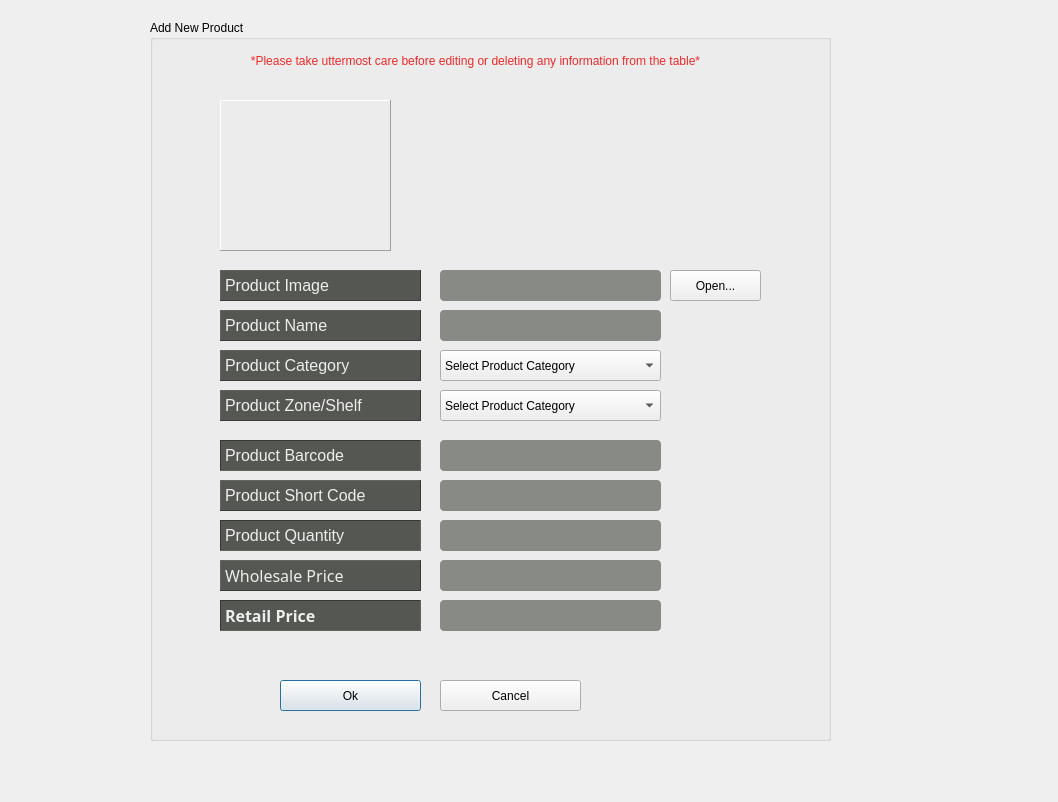
<?xml version="1.0" encoding="UTF-8"?>
<ui version="4.0">
 <class>AddProduct</class>
 <widget class="QDialog" name="AddProduct">
  <property name="geometry">
   <rect>
    <x>0</x>
    <y>0</y>
    <width>1058</width>
    <height>802</height>
   </rect>
  </property>
  <property name="windowTitle">
   <string>Dialog</string>
  </property>
  <widget class="QGroupBox" name="groupBox">
   <property name="geometry">
    <rect>
     <x>150</x>
     <y>20</y>
     <width>681</width>
     <height>721</height>
    </rect>
   </property>
   <property name="title">
    <string>Add New Product</string>
   </property>
   <widget class="QLabel" name="lbl_first_name">
    <property name="geometry">
     <rect>
      <x>70</x>
      <y>290</y>
      <width>201</width>
      <height>31</height>
     </rect>
    </property>
    <property name="font">
     <font>
      <pointsize>12</pointsize>
     </font>
    </property>
    <property name="styleSheet">
     <string notr="true">background-color: rgb(85, 87, 83);
color: rgb(238, 238, 236);</string>
    </property>
    <property name="frameShape">
     <enum>QFrame::Panel</enum>
    </property>
    <property name="frameShadow">
     <enum>QFrame::Raised</enum>
    </property>
    <property name="text">
     <string>Product Name</string>
    </property>
   </widget>
   <widget class="QLabel" name="lbl_other_names">
    <property name="geometry">
     <rect>
      <x>70</x>
      <y>420</y>
      <width>201</width>
      <height>31</height>
     </rect>
    </property>
    <property name="font">
     <font>
      <pointsize>12</pointsize>
     </font>
    </property>
    <property name="styleSheet">
     <string notr="true">background-color: rgb(85, 87, 83);
color: rgb(238, 238, 236);</string>
    </property>
    <property name="frameShape">
     <enum>QFrame::Panel</enum>
    </property>
    <property name="frameShadow">
     <enum>QFrame::Sunken</enum>
    </property>
    <property name="text">
     <string>Product Barcode</string>
    </property>
   </widget>
   <widget class="QLabel" name="lbl_email">
    <property name="geometry">
     <rect>
      <x>70</x>
      <y>460</y>
      <width>201</width>
      <height>31</height>
     </rect>
    </property>
    <property name="font">
     <font>
      <pointsize>12</pointsize>
     </font>
    </property>
    <property name="styleSheet">
     <string notr="true">background-color: rgb(85, 87, 83);
color: rgb(238, 238, 236);</string>
    </property>
    <property name="frameShape">
     <enum>QFrame::Panel</enum>
    </property>
    <property name="frameShadow">
     <enum>QFrame::Raised</enum>
    </property>
    <property name="text">
     <string>Product Short Code</string>
    </property>
   </widget>
   <widget class="QLabel" name="lbl_date">
    <property name="geometry">
     <rect>
      <x>70</x>
      <y>250</y>
      <width>201</width>
      <height>31</height>
     </rect>
    </property>
    <property name="font">
     <font>
      <pointsize>12</pointsize>
     </font>
    </property>
    <property name="styleSheet">
     <string notr="true">background-color: rgb(85, 87, 83);
color: rgb(238, 238, 236);</string>
    </property>
    <property name="frameShape">
     <enum>QFrame::Panel</enum>
    </property>
    <property name="frameShadow">
     <enum>QFrame::Raised</enum>
    </property>
    <property name="text">
     <string>Product Image</string>
    </property>
   </widget>
   <widget class="QLabel" name="lbl_username">
    <property name="geometry">
     <rect>
      <x>70</x>
      <y>540</y>
      <width>201</width>
      <height>31</height>
     </rect>
    </property>
    <property name="font">
     <font>
      <family>Vemana2000</family>
      <pointsize>12</pointsize>
     </font>
    </property>
    <property name="styleSheet">
     <string notr="true">background-color: rgb(85, 87, 83);
color: rgb(238, 238, 236);</string>
    </property>
    <property name="frameShape">
     <enum>QFrame::Panel</enum>
    </property>
    <property name="frameShadow">
     <enum>QFrame::Raised</enum>
    </property>
    <property name="text">
     <string>Wholesale Price</string>
    </property>
   </widget>
   <widget class="QLabel" name="lbl_phone">
    <property name="geometry">
     <rect>
      <x>70</x>
      <y>500</y>
      <width>201</width>
      <height>31</height>
     </rect>
    </property>
    <property name="font">
     <font>
      <pointsize>12</pointsize>
     </font>
    </property>
    <property name="styleSheet">
     <string notr="true">background-color: rgb(85, 87, 83);
color: rgb(238, 238, 236);</string>
    </property>
    <property name="frameShape">
     <enum>QFrame::Panel</enum>
    </property>
    <property name="frameShadow">
     <enum>QFrame::Sunken</enum>
    </property>
    <property name="text">
     <string>Product Quantity</string>
    </property>
   </widget>
   <widget class="QPushButton" name="btnOkay">
    <property name="geometry">
     <rect>
      <x>130</x>
      <y>660</y>
      <width>141</width>
      <height>31</height>
     </rect>
    </property>
    <property name="text">
     <string>Ok</string>
    </property>
    <property name="icon">
     <iconset resource="resources.qrc">
      <normaloff>:/resources/icons/interface.png</normaloff>:/resources/icons/interface.png</iconset>
    </property>
    <property name="iconSize">
     <size>
      <width>24</width>
      <height>24</height>
     </size>
    </property>
   </widget>
   <widget class="QPushButton" name="btnCancel">
    <property name="geometry">
     <rect>
      <x>290</x>
      <y>660</y>
      <width>141</width>
      <height>31</height>
     </rect>
    </property>
    <property name="text">
     <string>Cancel</string>
    </property>
    <property name="icon">
     <iconset resource="resources.qrc">
      <normaloff>:/resources/icons/signs (2).png</normaloff>:/resources/icons/signs (2).png</iconset>
    </property>
    <property name="iconSize">
     <size>
      <width>24</width>
      <height>24</height>
     </size>
    </property>
   </widget>
   <widget class="QLabel" name="lbl_avatar">
    <property name="geometry">
     <rect>
      <x>70</x>
      <y>80</y>
      <width>171</width>
      <height>151</height>
     </rect>
    </property>
    <property name="styleSheet">
     <string notr="true"/>
    </property>
    <property name="frameShape">
     <enum>QFrame::Panel</enum>
    </property>
    <property name="frameShadow">
     <enum>QFrame::Raised</enum>
    </property>
    <property name="text">
     <string/>
    </property>
   </widget>
   <widget class="QLabel" name="label_11">
    <property name="geometry">
     <rect>
      <x>10</x>
      <y>30</y>
      <width>631</width>
      <height>21</height>
     </rect>
    </property>
    <property name="styleSheet">
     <string notr="true">font: 57 11pt &quot;Ubuntu&quot;;
color: rgb(239, 41, 41);
</string>
    </property>
    <property name="text">
     <string>*Please take uttermost care before editing or deleting any information from the table*</string>
    </property>
    <property name="alignment">
     <set>Qt::AlignCenter</set>
    </property>
   </widget>
   <widget class="QLabel" name="lbl_username_2">
    <property name="geometry">
     <rect>
      <x>70</x>
      <y>580</y>
      <width>201</width>
      <height>31</height>
     </rect>
    </property>
    <property name="font">
     <font>
      <family>Umpush</family>
      <pointsize>12</pointsize>
      <weight>75</weight>
      <bold>true</bold>
     </font>
    </property>
    <property name="styleSheet">
     <string notr="true">background-color: rgb(85, 87, 83);
color: rgb(238, 238, 236);</string>
    </property>
    <property name="frameShape">
     <enum>QFrame::Panel</enum>
    </property>
    <property name="frameShadow">
     <enum>QFrame::Sunken</enum>
    </property>
    <property name="text">
     <string>Retail Price</string>
    </property>
   </widget>
   <widget class="QLineEdit" name="leProductImage">
    <property name="geometry">
     <rect>
      <x>290</x>
      <y>250</y>
      <width>221</width>
      <height>31</height>
     </rect>
    </property>
    <property name="styleSheet">
     <string notr="true">border-radius: 4px;
background-color: rgb(136, 138, 133);</string>
    </property>
   </widget>
   <widget class="QLineEdit" name="leProductName">
    <property name="geometry">
     <rect>
      <x>290</x>
      <y>290</y>
      <width>221</width>
      <height>31</height>
     </rect>
    </property>
    <property name="styleSheet">
     <string notr="true">border-radius: 4px;
background-color: rgb(136, 138, 133);</string>
    </property>
   </widget>
   <widget class="QLineEdit" name="leProductUniqueId">
    <property name="geometry">
     <rect>
      <x>290</x>
      <y>420</y>
      <width>221</width>
      <height>31</height>
     </rect>
    </property>
    <property name="styleSheet">
     <string notr="true">border-radius: 4px;
background-color: rgb(136, 138, 133);</string>
    </property>
   </widget>
   <widget class="QLineEdit" name="leProductShortCode">
    <property name="geometry">
     <rect>
      <x>290</x>
      <y>460</y>
      <width>221</width>
      <height>31</height>
     </rect>
    </property>
    <property name="styleSheet">
     <string notr="true">border-radius: 4px;
background-color: rgb(136, 138, 133);</string>
    </property>
   </widget>
   <widget class="QLineEdit" name="leProductQuantity">
    <property name="geometry">
     <rect>
      <x>290</x>
      <y>500</y>
      <width>221</width>
      <height>31</height>
     </rect>
    </property>
    <property name="styleSheet">
     <string notr="true">border-radius: 4px;
background-color: rgb(136, 138, 133);</string>
    </property>
   </widget>
   <widget class="QLineEdit" name="leWholeSalePrice">
    <property name="geometry">
     <rect>
      <x>290</x>
      <y>540</y>
      <width>221</width>
      <height>31</height>
     </rect>
    </property>
    <property name="styleSheet">
     <string notr="true">border-radius: 4px;
background-color: rgb(136, 138, 133);</string>
    </property>
   </widget>
   <widget class="QLineEdit" name="leRetailPrice">
    <property name="geometry">
     <rect>
      <x>290</x>
      <y>580</y>
      <width>221</width>
      <height>31</height>
     </rect>
    </property>
    <property name="styleSheet">
     <string notr="true">border-radius: 4px;
background-color: rgb(136, 138, 133);</string>
    </property>
   </widget>
   <widget class="QPushButton" name="btnAvatar">
    <property name="geometry">
     <rect>
      <x>520</x>
      <y>250</y>
      <width>91</width>
      <height>31</height>
     </rect>
    </property>
    <property name="text">
     <string>Open...</string>
    </property>
    <property name="icon">
     <iconset resource="resources.qrc">
      <normaloff>:/resources/newIcons/icons8-opened-folder-96.png</normaloff>:/resources/newIcons/icons8-opened-folder-96.png</iconset>
    </property>
    <property name="iconSize">
     <size>
      <width>24</width>
      <height>24</height>
     </size>
    </property>
   </widget>
   <widget class="QLabel" name="lbl_first_name_2">
    <property name="geometry">
     <rect>
      <x>70</x>
      <y>330</y>
      <width>201</width>
      <height>31</height>
     </rect>
    </property>
    <property name="font">
     <font>
      <pointsize>12</pointsize>
     </font>
    </property>
    <property name="styleSheet">
     <string notr="true">background-color: rgb(85, 87, 83);
color: rgb(238, 238, 236);</string>
    </property>
    <property name="frameShape">
     <enum>QFrame::Panel</enum>
    </property>
    <property name="frameShadow">
     <enum>QFrame::Raised</enum>
    </property>
    <property name="text">
     <string>Product Category</string>
    </property>
   </widget>
   <widget class="QComboBox" name="cbProductCategory">
    <property name="geometry">
     <rect>
      <x>290</x>
      <y>330</y>
      <width>221</width>
      <height>31</height>
     </rect>
    </property>
    <item>
     <property name="text">
      <string>Select Product Category</string>
     </property>
    </item>
   </widget>
   <widget class="QComboBox" name="cbProductZone">
    <property name="geometry">
     <rect>
      <x>290</x>
      <y>370</y>
      <width>221</width>
      <height>31</height>
     </rect>
    </property>
    <item>
     <property name="text">
      <string>Select Product Category</string>
     </property>
    </item>
   </widget>
   <widget class="QLabel" name="lbl_first_name_3">
    <property name="geometry">
     <rect>
      <x>70</x>
      <y>370</y>
      <width>201</width>
      <height>31</height>
     </rect>
    </property>
    <property name="font">
     <font>
      <pointsize>12</pointsize>
     </font>
    </property>
    <property name="styleSheet">
     <string notr="true">background-color: rgb(85, 87, 83);
color: rgb(238, 238, 236);</string>
    </property>
    <property name="frameShape">
     <enum>QFrame::Panel</enum>
    </property>
    <property name="frameShadow">
     <enum>QFrame::Raised</enum>
    </property>
    <property name="text">
     <string>Product Zone/Shelf</string>
    </property>
   </widget>
  </widget>
  <widget class="QLabel" name="label">
   <property name="geometry">
    <rect>
     <x>20</x>
     <y>20</y>
     <width>101</width>
     <height>101</height>
    </rect>
   </property>
   <property name="styleSheet">
    <string notr="true">border-image: url(:/resources/icons/Logo2.png);</string>
   </property>
   <property name="text">
    <string/>
   </property>
  </widget>
  <widget class="QLabel" name="label_2">
   <property name="geometry">
    <rect>
     <x>-10</x>
     <y>-10</y>
     <width>1001</width>
     <height>781</height>
    </rect>
   </property>
   <property name="styleSheet">
    <string notr="true">border-image: url(:/resources/background/picklit.jpg);</string>
   </property>
   <property name="text">
    <string/>
   </property>
  </widget>
  <zorder>label_2</zorder>
  <zorder>groupBox</zorder>
  <zorder>label</zorder>
 </widget>
 <resources>
  <include location="resources.qrc"/>
 </resources>
 <connections/>
</ui>
